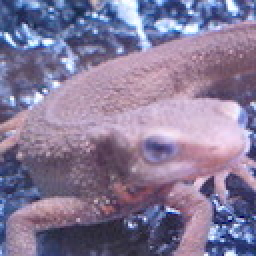
#> input picture Q_61_70/imori.jpg, 128 x 128 px (shown 2 times larger)
$ python 69.py   (older library calls are emulated)
#> lines starting #> are read from the running program, lines starting #| are printed output that depends on the picture
### Q_61_70/save.py
import cv2

def result(img, name):
    cv2.imwrite(name+".jpg", img)
    cv2.imshow(name, img)
    cv2.waitKey(0)
    cv2.destroyAllWindows()

### Q_61_70/69.py

# coding: utf-8

# In[1]:


import cv2
import numpy as np
from save import result
import matplotlib.pyplot as plt
get_ipython().run_line_magic('matplotlib', 'inline')

img = cv2.imread("imori.jpg").astype(np.float32)
H, W, C = img.shape
#> H = 128; W = 128; C = 3
gray_img = 0.2126 * img[:,:,2] + 0.7152 * img[:,:,1] + 0.0722 * img[:,:, 0]
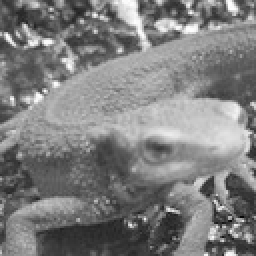
#> gray_img: shape (128, 128) float32 (shown 2 times larger); min 6.71, max 254.4, mean 126.7
gray_img = np.pad(gray_img, (1,1), 'edge')
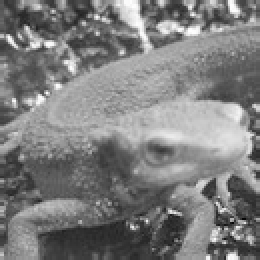
#> gray_img: shape (130, 130) float32 (shown 2 times larger); min 6.71, max 254.4, mean 126.2

# gradients
gx = gray_img[1:H+1, 2:] - gray_img[1:H+1, :W]
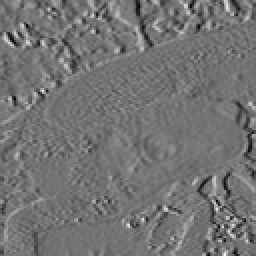
#> gx: shape (128, 128) float32 (shown 2 times larger); min -175, max 211.2, mean -0.1; drawn with min black and max white
gy = gray_img[2:, 1:W+1] - gray_img[:H, 1:W+1]
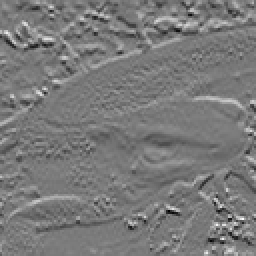
#> gy: shape (128, 128) float32 (shown 2 times larger); min -200.7, max 218, mean -0.4; drawn with min black and max white

# magnitude and angle of gradients
mag = np.sqrt(np.power(gx, 2) + np.power(gy, 2))
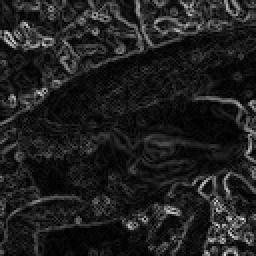
#> mag: shape (128, 128) float32 (shown 2 times larger); min 0.0682, max 230.8, mean 31.7
ang = np.arctan(gy / gx) + np.pi/2
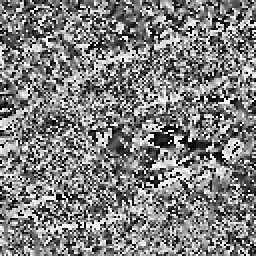
#> ang: shape (128, 128) float32 (shown 2 times larger); min 0, max 3.14, mean 1.57; drawn with min black and max white

# mag = (mag / np.max(mag) * 255).astype(np.uint8)
# quantize the angle of gradients
q_ang = np.zeros_like(ang, dtype=np.int)
d = np.pi / 9
for i in range(9):
    q_ang[np.where((ang >= d * i) & (ang <= d * (i+1)))] = i

# cell
N = 8
cell_H = H // N
#> cell_H = 16
cell_W = W // N
#> cell_W = 16
hist = np.zeros((cell_H, cell_W, 9), dtype=np.float32)

for h in range(cell_H):
    for w in range(cell_W):
        for y in range(N):
            for x in range(N):
                hist[h, w, q_ang[N*h+y, N*w+x]] += mag[N*h+y, N*w+x]

# normalize the histogram
C = 3
c = C // 2
epsilon = 1
for h in range(cell_H):
    for w in range(cell_W):
        hist[h, w] /= np.sqrt(np.sum(np.power(hist[max(0, h-c):min(cell_H, h+C-c), max(0, w-c):min(cell_W, w+C-c)], 2)) + epsilon)


# In[3]:


## Draw
out = gray_img[1:H+1, 1:W+1].copy().astype(np.uint8)

for y in range(cell_H):
    for x in range(cell_W):
        cx = x * N + N // 2
        cy = y * N + N // 2
        x1 = cx + N // 2 - 1
        y1 = cy
        x2 = cx - N // 2 + 1
        y2 = cy

        h = hist[y, x] / np.sum(hist[y, x])
        h /= h.max()

        for c in range(9):
            #angle = (20 * c + 10 - 90) / 180. * np.pi
            angle = (20 * c + 10) / 180. * np.pi
            rx = int(np.sin(angle) * (x1 - cx) + np.cos(angle) * (y1 - cy) + cx)
            ry = int(np.cos(angle) * (x1 - cx) - np.cos(angle) * (y1 - cy) + cy)
            lx = int(np.sin(angle) * (x2 - cx) + np.cos(angle) * (y2 - cy) + cx)
            ly = int(np.cos(angle) * (x2 - cx) - np.cos(angle) * (y2 - cy) + cy)

            c = int(255. * h[c])
            cv2.line(out, (lx, ly), (rx, ry), (c, c, c), thickness=1)
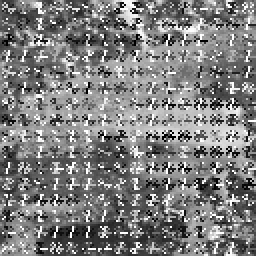
#> out: shape (128, 128) (shown 2 times larger); min 0, max 255, mean 126.3


# In[4]:


result(out, "69")
